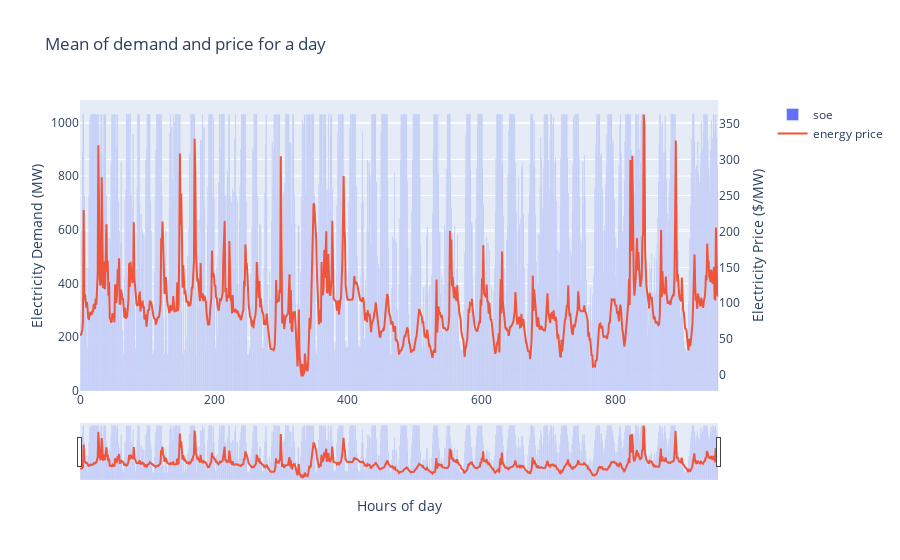

The code cell stored with this chart in its notebook:
### Code cell
fig = make_subplots(specs=[[{"secondary_y": True}]])
fig.add_trace(go.Bar(x=results['timestamp'].index, y=results['soe'], name='soe'), secondary_y=False)
fig.add_trace(go.Scatter(x=results['timestamp'].index, y=results['en_price'], name='energy price'), secondary_y=True)

# Add figure title
fig.update_layout(
    title_text="Mean of demand and price for a day",
    xaxis_rangeslider_visible=True,
)

# Set x-axis title
fig.update_xaxes(title_text="Hours of day")

# Set y-axes titles
fig.update_yaxes(title_text="Electricity Demand (MW)", secondary_y=False)
fig.update_yaxes(title_text="Electricity Price ($/MW)", secondary_y=True)

fig.show()

### Figure 1 — Plotly figure (JSON) as saved in the notebook; plotly's stock layout.template omitted (floating-point values rounded to 4 significant figures; data arrays with more than 128 entries replaced by an {"elided": "..."} marker saying what was removed)
{"data": [{"name": "soe", "type": "bar", "x": {"elided": "955 int values"}, "xaxis": "x", "y": {"elided": "955 float values"}, "yaxis": "y"}, {"name": "energy price", "type": "scatter", "x": {"elided": "955 int values"}, "xaxis": "x", "y": {"elided": "955 float values"}, "yaxis": "y2"}], "layout": {"title": {"text": "Mean of demand and price for a day"}, "xaxis": {"anchor": "y", "domain": [0, 0.94], "rangeslider": {"visible": true}, "title": {"text": "Hours of day"}}, "yaxis": {"anchor": "x", "domain": [0, 1], "title": {"text": "Electricity Demand (MW)"}}, "yaxis2": {"anchor": "x", "overlaying": "y", "side": "right", "title": {"text": "Electricity Price ($/MW)"}}}}
